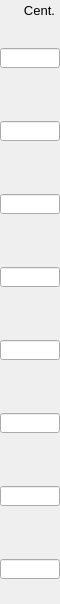
    <widget class="PyDMFrame" name="composite_2">
      <property name="geometry">
        <rect>
          <x>725</x>
          <y>61</y>
          <width>60</width>
          <height>604</height>
        </rect>
      </property>
      <widget class="QLabel" name="text_20">
        <property name="geometry">
          <rect>
            <x>5</x>
            <y>0</y>
            <width>50</width>
            <height>20</height>
          </rect>
        </property>
        <property name="text">
          <string>Cent.</string>
        </property>
        <property name="font" stdset="0">
          <font>
            <pointsize>10</pointsize>
          </font>
        </property>
        <property name="brush" stdset="0">
          <brush brushstyle="SolidPattern">
            <color alpha="255">
              <red>0</red>
              <green>0</green>
              <blue>0</blue>
            </color>
          </brush>
        </property>
        <property name="toolTip">
          <string>text_20</string>
        </property>
        <property name="alignment">
          <set>Qt::AlignRight|Qt::AlignTrailing|Qt::AlignVCenter</set>
        </property>
        <property name="styleSheet">
          <string notr="true">QLabel#text_20 {
  color: rgb(0, 0, 0);
  }</string>
        </property>
      </widget>
      <widget class="PyDMSlider" name="valuator_16">
        <property name="geometry">
          <rect>
            <x>0</x>
            <y>73</y>
            <width>60</width>
            <height>20</height>
          </rect>
        </property>
        <property name="channel" stdset="0">
          <string>ca://${P}${O1}CenterX</string>
        </property>
        <property name="toolTip">
          <string>${P}${O1}CenterX</string>
        </property>
        <property name="orientation" stdset="0">
          <string>Qt::Horizontal</string>
        </property>
        <property name="showLimitLabels" stdset="0">
          <bool>true</bool>
        </property>
        <property name="showValueLabel" stdset="0">
          <bool>false</bool>
        </property>
        <property name="showUnits" stdset="0">
          <bool>false</bool>
        </property>
        <property name="tickPosition" stdset="0">
          <enum>QSlider::NoTicks</enum>
        </property>
        <property name="precision" stdset="0">
          <number>1</number>
        </property>
        <property name="styleSheet">
          <string notr="true">PyDMSlider#valuator_16 {
  color: rgb(0, 0, 0);
  background-color: rgb(115, 223, 255);
  }</string>
        </property>
      </widget>
      <widget class="PyDMLineEdit" name="text_entry_48">
        <property name="geometry">
          <rect>
            <x>0</x>
            <y>48</y>
            <width>60</width>
            <height>20</height>
          </rect>
        </property>
        <property name="channel" stdset="0">
          <string>ca://${P}${O1}CenterX</string>
        </property>
        <property name="toolTip">
          <string>${P}${O1}CenterX</string>
        </property>
        <property name="font" stdset="0">
          <font>
            <pointsize>10</pointsize>
          </font>
        </property>
        <property name="styleSheet">
          <string notr="true">PyDMLineEdit#text_entry_48 {
  color: rgb(0, 0, 0);
  background-color: rgb(115, 223, 255);
  border: 1px solid black;
  margin: 0px;
  padding: 0px;
  spacing: 0px;
  }</string>
        </property>
      </widget>
      <widget class="PyDMLabel" name="text_update_72">
        <property name="geometry">
          <rect>
            <x>0</x>
            <y>25</y>
            <width>60</width>
            <height>18</height>
          </rect>
        </property>
        <property name="toolTip">
          <string>PV: ${P}${O1}CenterX_RBV</string>
        </property>
        <property name="channel" stdset="0">
          <string>ca://${P}${O1}CenterX_RBV</string>
        </property>
        <property name="font" stdset="0">
          <font>
            <pointsize>10</pointsize>
          </font>
        </property>
        <property name="alignment">
          <set>Qt::AlignCenter</set>
        </property>
        <property name="textInteractionFlags">
          <set>Qt::TextSelectableByKeyboard|Qt::TextSelectableByMouse</set>
        </property>
        <property name="styleSheet">
          <string notr="true">PyDMLabel#text_update_72 {
  color: rgb(10, 0, 184);
  background-color: rgb(187, 187, 187);
  }</string>
        </property>
      </widget>
      <widget class="PyDMSlider" name="valuator_17">
        <property name="geometry">
          <rect>
            <x>0</x>
            <y>146</y>
            <width>60</width>
            <height>20</height>
          </rect>
        </property>
        <property name="channel" stdset="0">
          <string>ca://${P}${O2}CenterX</string>
        </property>
        <property name="toolTip">
          <string>${P}${O2}CenterX</string>
        </property>
        <property name="orientation" stdset="0">
          <string>Qt::Horizontal</string>
        </property>
        <property name="showLimitLabels" stdset="0">
          <bool>true</bool>
        </property>
        <property name="showValueLabel" stdset="0">
          <bool>false</bool>
        </property>
        <property name="showUnits" stdset="0">
          <bool>false</bool>
        </property>
        <property name="tickPosition" stdset="0">
          <enum>QSlider::NoTicks</enum>
        </property>
        <property name="precision" stdset="0">
          <number>1</number>
        </property>
        <property name="styleSheet">
          <string notr="true">PyDMSlider#valuator_17 {
  color: rgb(0, 0, 0);
  background-color: rgb(115, 223, 255);
  }</string>
        </property>
      </widget>
      <widget class="PyDMLineEdit" name="text_entry_49">
        <property name="geometry">
          <rect>
            <x>0</x>
            <y>121</y>
            <width>60</width>
            <height>20</height>
          </rect>
        </property>
        <property name="channel" stdset="0">
          <string>ca://${P}${O2}CenterX</string>
        </property>
        <property name="toolTip">
          <string>${P}${O2}CenterX</string>
        </property>
        <property name="font" stdset="0">
          <font>
            <pointsize>10</pointsize>
          </font>
        </property>
        <property name="styleSheet">
          <string notr="true">PyDMLineEdit#text_entry_49 {
  color: rgb(0, 0, 0);
  background-color: rgb(115, 223, 255);
  border: 1px solid black;
  margin: 0px;
  padding: 0px;
  spacing: 0px;
  }</string>
        </property>
      </widget>
      <widget class="PyDMLabel" name="text_update_73">
        <property name="geometry">
          <rect>
            <x>0</x>
            <y>98</y>
            <width>60</width>
            <height>18</height>
          </rect>
        </property>
        <property name="toolTip">
          <string>PV: ${P}${O2}CenterX_RBV</string>
        </property>
        <property name="channel" stdset="0">
          <string>ca://${P}${O2}CenterX_RBV</string>
        </property>
        <property name="font" stdset="0">
          <font>
            <pointsize>10</pointsize>
          </font>
        </property>
        <property name="alignment">
          <set>Qt::AlignCenter</set>
        </property>
        <property name="textInteractionFlags">
          <set>Qt::TextSelectableByKeyboard|Qt::TextSelectableByMouse</set>
        </property>
        <property name="styleSheet">
          <string notr="true">PyDMLabel#text_update_73 {
  color: rgb(10, 0, 184);
  background-color: rgb(187, 187, 187);
  }</string>
        </property>
      </widget>
      <widget class="PyDMSlider" name="valuator_18">
        <property name="geometry">
          <rect>
            <x>0</x>
            <y>219</y>
            <width>60</width>
            <height>20</height>
          </rect>
        </property>
        <property name="channel" stdset="0">
          <string>ca://${P}${O3}CenterX</string>
        </property>
        <property name="toolTip">
          <string>${P}${O3}CenterX</string>
        </property>
        <property name="orientation" stdset="0">
          <string>Qt::Horizontal</string>
        </property>
        <property name="showLimitLabels" stdset="0">
          <bool>true</bool>
        </property>
        <property name="showValueLabel" stdset="0">
          <bool>false</bool>
        </property>
        <property name="showUnits" stdset="0">
          <bool>false</bool>
        </property>
        <property name="tickPosition" stdset="0">
          <enum>QSlider::NoTicks</enum>
        </property>
        <property name="precision" stdset="0">
          <number>1</number>
        </property>
        <property name="styleSheet">
          <string notr="true">PyDMSlider#valuator_18 {
  color: rgb(0, 0, 0);
  background-color: rgb(115, 223, 255);
  }</string>
        </property>
      </widget>
      <widget class="PyDMLineEdit" name="text_entry_50">
        <property name="geometry">
          <rect>
            <x>0</x>
            <y>194</y>
            <width>60</width>
            <height>20</height>
          </rect>
        </property>
        <property name="channel" stdset="0">
          <string>ca://${P}${O3}CenterX</string>
        </property>
        <property name="toolTip">
          <string>${P}${O3}CenterX</string>
        </property>
        <property name="font" stdset="0">
          <font>
            <pointsize>10</pointsize>
          </font>
        </property>
        <property name="styleSheet">
          <string notr="true">PyDMLineEdit#text_entry_50 {
  color: rgb(0, 0, 0);
  background-color: rgb(115, 223, 255);
  border: 1px solid black;
  margin: 0px;
  padding: 0px;
  spacing: 0px;
  }</string>
        </property>
      </widget>
      <widget class="PyDMLabel" name="text_update_74">
        <property name="geometry">
          <rect>
            <x>0</x>
            <y>171</y>
            <width>60</width>
            <height>18</height>
          </rect>
        </property>
        <property name="toolTip">
          <string>PV: ${P}${O3}CenterX_RBV</string>
        </property>
        <property name="channel" stdset="0">
          <string>ca://${P}${O3}CenterX_RBV</string>
        </property>
        <property name="font" stdset="0">
          <font>
            <pointsize>10</pointsize>
          </font>
        </property>
        <property name="alignment">
          <set>Qt::AlignCenter</set>
        </property>
        <property name="textInteractionFlags">
          <set>Qt::TextSelectableByKeyboard|Qt::TextSelectableByMouse</set>
        </property>
        <property name="styleSheet">
          <string notr="true">PyDMLabel#text_update_74 {
  color: rgb(10, 0, 184);
  background-color: rgb(187, 187, 187);
  }</string>
        </property>
      </widget>
      <widget class="PyDMSlider" name="valuator_19">
        <property name="geometry">
          <rect>
            <x>0</x>
            <y>292</y>
            <width>60</width>
            <height>20</height>
          </rect>
        </property>
        <property name="channel" stdset="0">
          <string>ca://${P}${O4}CenterX</string>
        </property>
        <property name="toolTip">
          <string>${P}${O4}CenterX</string>
        </property>
        <property name="orientation" stdset="0">
          <string>Qt::Horizontal</string>
        </property>
        <property name="showLimitLabels" stdset="0">
          <bool>true</bool>
        </property>
        <property name="showValueLabel" stdset="0">
          <bool>false</bool>
        </property>
        <property name="showUnits" stdset="0">
          <bool>false</bool>
        </property>
        <property name="tickPosition" stdset="0">
          <enum>QSlider::NoTicks</enum>
        </property>
        <property name="precision" stdset="0">
          <number>1</number>
        </property>
        <property name="styleSheet">
          <string notr="true">PyDMSlider#valuator_19 {
  color: rgb(0, 0, 0);
  background-color: rgb(115, 223, 255);
  }</string>
        </property>
      </widget>
      <widget class="PyDMLineEdit" name="text_entry_51">
        <property name="geometry">
          <rect>
            <x>0</x>
            <y>267</y>
            <width>60</width>
            <height>20</height>
          </rect>
        </property>
        <property name="channel" stdset="0">
          <string>ca://${P}${O4}CenterX</string>
        </property>
        <property name="toolTip">
          <string>${P}${O4}CenterX</string>
        </property>
        <property name="font" stdset="0">
          <font>
            <pointsize>10</pointsize>
          </font>
        </property>
        <property name="styleSheet">
          <string notr="true">PyDMLineEdit#text_entry_51 {
  color: rgb(0, 0, 0);
  background-color: rgb(115, 223, 255);
  border: 1px solid black;
  margin: 0px;
  padding: 0px;
  spacing: 0px;
  }</string>
        </property>
      </widget>
      <widget class="PyDMLabel" name="text_update_75">
        <property name="geometry">
          <rect>
            <x>0</x>
            <y>244</y>
            <width>60</width>
            <height>18</height>
          </rect>
        </property>
        <property name="toolTip">
          <string>PV: ${P}${O4}CenterX_RBV</string>
        </property>
        <property name="channel" stdset="0">
          <string>ca://${P}${O4}CenterX_RBV</string>
        </property>
        <property name="font" stdset="0">
          <font>
            <pointsize>10</pointsize>
          </font>
        </property>
        <property name="alignment">
          <set>Qt::AlignCenter</set>
        </property>
        <property name="textInteractionFlags">
          <set>Qt::TextSelectableByKeyboard|Qt::TextSelectableByMouse</set>
        </property>
        <property name="styleSheet">
          <string notr="true">PyDMLabel#text_update_75 {
  color: rgb(10, 0, 184);
  background-color: rgb(187, 187, 187);
  }</string>
        </property>
      </widget>
      <widget class="PyDMSlider" name="valuator_20">
        <property name="geometry">
          <rect>
            <x>0</x>
            <y>365</y>
            <width>60</width>
            <height>20</height>
          </rect>
        </property>
        <property name="channel" stdset="0">
          <string>ca://${P}${O5}CenterX</string>
        </property>
        <property name="toolTip">
          <string>${P}${O5}CenterX</string>
        </property>
        <property name="orientation" stdset="0">
          <string>Qt::Horizontal</string>
        </property>
        <property name="showLimitLabels" stdset="0">
          <bool>true</bool>
        </property>
        <property name="showValueLabel" stdset="0">
          <bool>false</bool>
        </property>
        <property name="showUnits" stdset="0">
          <bool>false</bool>
        </property>
        <property name="tickPosition" stdset="0">
          <enum>QSlider::NoTicks</enum>
        </property>
        <property name="precision" stdset="0">
          <number>1</number>
        </property>
        <property name="styleSheet">
          <string notr="true">PyDMSlider#valuator_20 {
  color: rgb(0, 0, 0);
  background-color: rgb(115, 223, 255);
  }</string>
        </property>
      </widget>
      <widget class="PyDMLineEdit" name="text_entry_52">
        <property name="geometry">
          <rect>
            <x>0</x>
            <y>340</y>
            <width>60</width>
            <height>20</height>
          </rect>
        </property>
        <property name="channel" stdset="0">
          <string>ca://${P}${O5}CenterX</string>
        </property>
        <property name="toolTip">
          <string>${P}${O5}CenterX</string>
        </property>
        <property name="font" stdset="0">
          <font>
            <pointsize>10</pointsize>
          </font>
        </property>
        <property name="styleSheet">
          <string notr="true">PyDMLineEdit#text_entry_52 {
  color: rgb(0, 0, 0);
  background-color: rgb(115, 223, 255);
  border: 1px solid black;
  margin: 0px;
  padding: 0px;
  spacing: 0px;
  }</string>
        </property>
      </widget>
      <widget class="PyDMLabel" name="text_update_76">
        <property name="geometry">
          <rect>
            <x>0</x>
            <y>317</y>
            <width>60</width>
            <height>18</height>
          </rect>
        </property>
        <property name="toolTip">
          <string>PV: ${P}${O5}CenterX_RBV</string>
        </property>
        <property name="channel" stdset="0">
          <string>ca://${P}${O5}CenterX_RBV</string>
        </property>
        <property name="font" stdset="0">
          <font>
            <pointsize>10</pointsize>
          </font>
        </property>
        <property name="alignment">
          <set>Qt::AlignCenter</set>
        </property>
        <property name="textInteractionFlags">
          <set>Qt::TextSelectableByKeyboard|Qt::TextSelectableByMouse</set>
        </property>
        <property name="styleSheet">
          <string notr="true">PyDMLabel#text_update_76 {
  color: rgb(10, 0, 184);
  background-color: rgb(187, 187, 187);
  }</string>
        </property>
      </widget>
      <widget class="PyDMSlider" name="valuator_21">
        <property name="geometry">
          <rect>
            <x>0</x>
            <y>438</y>
            <width>60</width>
            <height>20</height>
          </rect>
        </property>
        <property name="channel" stdset="0">
          <string>ca://${P}${O6}CenterX</string>
        </property>
        <property name="toolTip">
          <string>${P}${O6}CenterX</string>
        </property>
        <property name="orientation" stdset="0">
          <string>Qt::Horizontal</string>
        </property>
        <property name="showLimitLabels" stdset="0">
          <bool>true</bool>
        </property>
        <property name="showValueLabel" stdset="0">
          <bool>false</bool>
        </property>
        <property name="showUnits" stdset="0">
          <bool>false</bool>
        </property>
        <property name="tickPosition" stdset="0">
          <enum>QSlider::NoTicks</enum>
        </property>
        <property name="precision" stdset="0">
          <number>1</number>
        </property>
        <property name="styleSheet">
          <string notr="true">PyDMSlider#valuator_21 {
  color: rgb(0, 0, 0);
  background-color: rgb(115, 223, 255);
  }</string>
        </property>
      </widget>
      <widget class="PyDMLineEdit" name="text_entry_53">
        <property name="geometry">
          <rect>
            <x>0</x>
            <y>413</y>
            <width>60</width>
            <height>20</height>
          </rect>
        </property>
        <property name="channel" stdset="0">
          <string>ca://${P}${O6}CenterX</string>
        </property>
        <property name="toolTip">
          <string>${P}${O6}CenterX</string>
        </property>
        <property name="font" stdset="0">
          <font>
            <pointsize>10</pointsize>
          </font>
        </property>
        <property name="styleSheet">
          <string notr="true">PyDMLineEdit#text_entry_53 {
  color: rgb(0, 0, 0);
  background-color: rgb(115, 223, 255);
  border: 1px solid black;
  margin: 0px;
  padding: 0px;
  spacing: 0px;
  }</string>
        </property>
      </widget>
      <widget class="PyDMLabel" name="text_update_77">
        <property name="geometry">
          <rect>
            <x>0</x>
            <y>390</y>
            <width>60</width>
            <height>18</height>
          </rect>
        </property>
        <property name="toolTip">
          <string>PV: ${P}${O6}CenterX_RBV</string>
        </property>
        <property name="channel" stdset="0">
          <string>ca://${P}${O6}CenterX_RBV</string>
        </property>
        <property name="font" stdset="0">
          <font>
            <pointsize>10</pointsize>
          </font>
        </property>
        <property name="alignment">
          <set>Qt::AlignCenter</set>
        </property>
        <property name="textInteractionFlags">
          <set>Qt::TextSelectableByKeyboard|Qt::TextSelectableByMouse</set>
        </property>
        <property name="styleSheet">
          <string notr="true">PyDMLabel#text_update_77 {
  color: rgb(10, 0, 184);
  background-color: rgb(187, 187, 187);
  }</string>
        </property>
      </widget>
      <widget class="PyDMSlider" name="valuator_22">
        <property name="geometry">
          <rect>
            <x>0</x>
            <y>511</y>
            <width>60</width>
            <height>20</height>
          </rect>
        </property>
        <property name="channel" stdset="0">
          <string>ca://${P}${O7}CenterX</string>
        </property>
        <property name="toolTip">
          <string>${P}${O7}CenterX</string>
        </property>
        <property name="orientation" stdset="0">
          <string>Qt::Horizontal</string>
        </property>
        <property name="showLimitLabels" stdset="0">
          <bool>true</bool>
        </property>
        <property name="showValueLabel" stdset="0">
          <bool>false</bool>
        </property>
        <property name="showUnits" stdset="0">
          <bool>false</bool>
        </property>
        <property name="tickPosition" stdset="0">
          <enum>QSlider::NoTicks</enum>
        </property>
        <property name="precision" stdset="0">
          <number>1</number>
        </property>
        <property name="styleSheet">
          <string notr="true">PyDMSlider#valuator_22 {
  color: rgb(0, 0, 0);
  background-color: rgb(115, 223, 255);
  }</string>
        </property>
      </widget>
      <widget class="PyDMLineEdit" name="text_entry_54">
        <property name="geometry">
          <rect>
            <x>0</x>
            <y>486</y>
            <width>60</width>
            <height>20</height>
          </rect>
        </property>
        <property name="channel" stdset="0">
          <string>ca://${P}${O7}CenterX</string>
        </property>
        <property name="toolTip">
          <string>${P}${O7}CenterX</string>
        </property>
        <property name="font" stdset="0">
          <font>
            <pointsize>10</pointsize>
          </font>
        </property>
        <property name="styleSheet">
          <string notr="true">PyDMLineEdit#text_entry_54 {
  color: rgb(0, 0, 0);
  background-color: rgb(115, 223, 255);
  border: 1px solid black;
  margin: 0px;
  padding: 0px;
  spacing: 0px;
  }</string>
        </property>
      </widget>
      <widget class="PyDMLabel" name="text_update_78">
        <property name="geometry">
          <rect>
            <x>0</x>
            <y>463</y>
            <width>60</width>
            <height>18</height>
          </rect>
        </property>
        <property name="toolTip">
          <string>PV: ${P}${O7}CenterX_RBV</string>
        </property>
        <property name="channel" stdset="0">
          <string>ca://${P}${O7}CenterX_RBV</string>
        </property>
        <property name="font" stdset="0">
          <font>
            <pointsize>10</pointsize>
          </font>
        </property>
        <property name="alignment">
          <set>Qt::AlignCenter</set>
        </property>
        <property name="textInteractionFlags">
          <set>Qt::TextSelectableByKeyboard|Qt::TextSelectableByMouse</set>
        </property>
        <property name="styleSheet">
          <string notr="true">PyDMLabel#text_update_78 {
  color: rgb(10, 0, 184);
  background-color: rgb(187, 187, 187);
  }</string>
        </property>
      </widget>
      <widget class="PyDMSlider" name="valuator_23">
        <property name="geometry">
          <rect>
            <x>0</x>
            <y>584</y>
            <width>60</width>
            <height>20</height>
          </rect>
        </property>
        <property name="channel" stdset="0">
          <string>ca://${P}${O8}CenterX</string>
        </property>
        <property name="toolTip">
          <string>${P}${O8}CenterX</string>
        </property>
        <property name="orientation" stdset="0">
          <string>Qt::Horizontal</string>
        </property>
        <property name="showLimitLabels" stdset="0">
          <bool>true</bool>
        </property>
        <property name="showValueLabel" stdset="0">
          <bool>false</bool>
        </property>
        <property name="showUnits" stdset="0">
          <bool>false</bool>
        </property>
        <property name="tickPosition" stdset="0">
          <enum>QSlider::NoTicks</enum>
        </property>
        <property name="precision" stdset="0">
          <number>1</number>
        </property>
        <property name="styleSheet">
          <string notr="true">PyDMSlider#valuator_23 {
  color: rgb(0, 0, 0);
  background-color: rgb(115, 223, 255);
  }</string>
        </property>
      </widget>
      <widget class="PyDMLineEdit" name="text_entry_55">
        <property name="geometry">
          <rect>
            <x>0</x>
            <y>559</y>
            <width>60</width>
            <height>20</height>
          </rect>
        </property>
        <property name="channel" stdset="0">
          <string>ca://${P}${O8}CenterX</string>
        </property>
        <property name="toolTip">
          <string>${P}${O8}CenterX</string>
        </property>
        <property name="font" stdset="0">
          <font>
            <pointsize>10</pointsize>
          </font>
        </property>
        <property name="styleSheet">
          <string notr="true">PyDMLineEdit#text_entry_55 {
  color: rgb(0, 0, 0);
  background-color: rgb(115, 223, 255);
  border: 1px solid black;
  margin: 0px;
  padding: 0px;
  spacing: 0px;
  }</string>
        </property>
      </widget>
      <widget class="PyDMLabel" name="text_update_79">
        <property name="geometry">
          <rect>
            <x>0</x>
            <y>536</y>
            <width>60</width>
            <height>18</height>
          </rect>
        </property>
        <property name="toolTip">
          <string>PV: ${P}${O8}CenterX_RBV</string>
        </property>
        <property name="channel" stdset="0">
          <string>ca://${P}${O8}CenterX_RBV</string>
        </property>
        <property name="font" stdset="0">
          <font>
            <pointsize>10</pointsize>
          </font>
        </property>
        <property name="alignment">
          <set>Qt::AlignCenter</set>
        </property>
        <property name="textInteractionFlags">
          <set>Qt::TextSelectableByKeyboard|Qt::TextSelectableByMouse</set>
        </property>
        <property name="styleSheet">
          <string notr="true">PyDMLabel#text_update_79 {
  color: rgb(10, 0, 184);
  background-color: rgb(187, 187, 187);
  }</string>
        </property>
      </widget>
    </widget>
